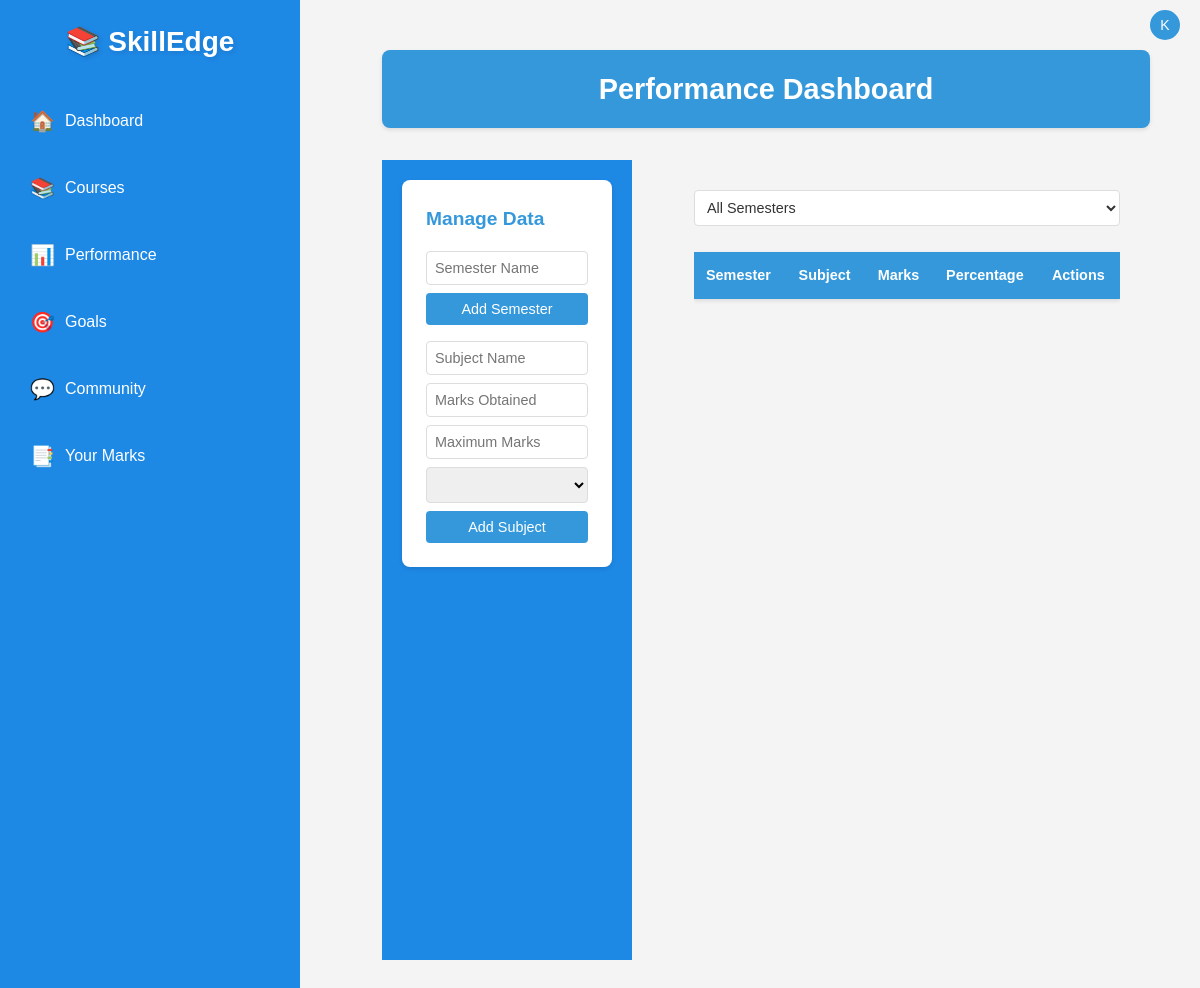
Page /performance/manage/ (signed in) on the earlier database version.
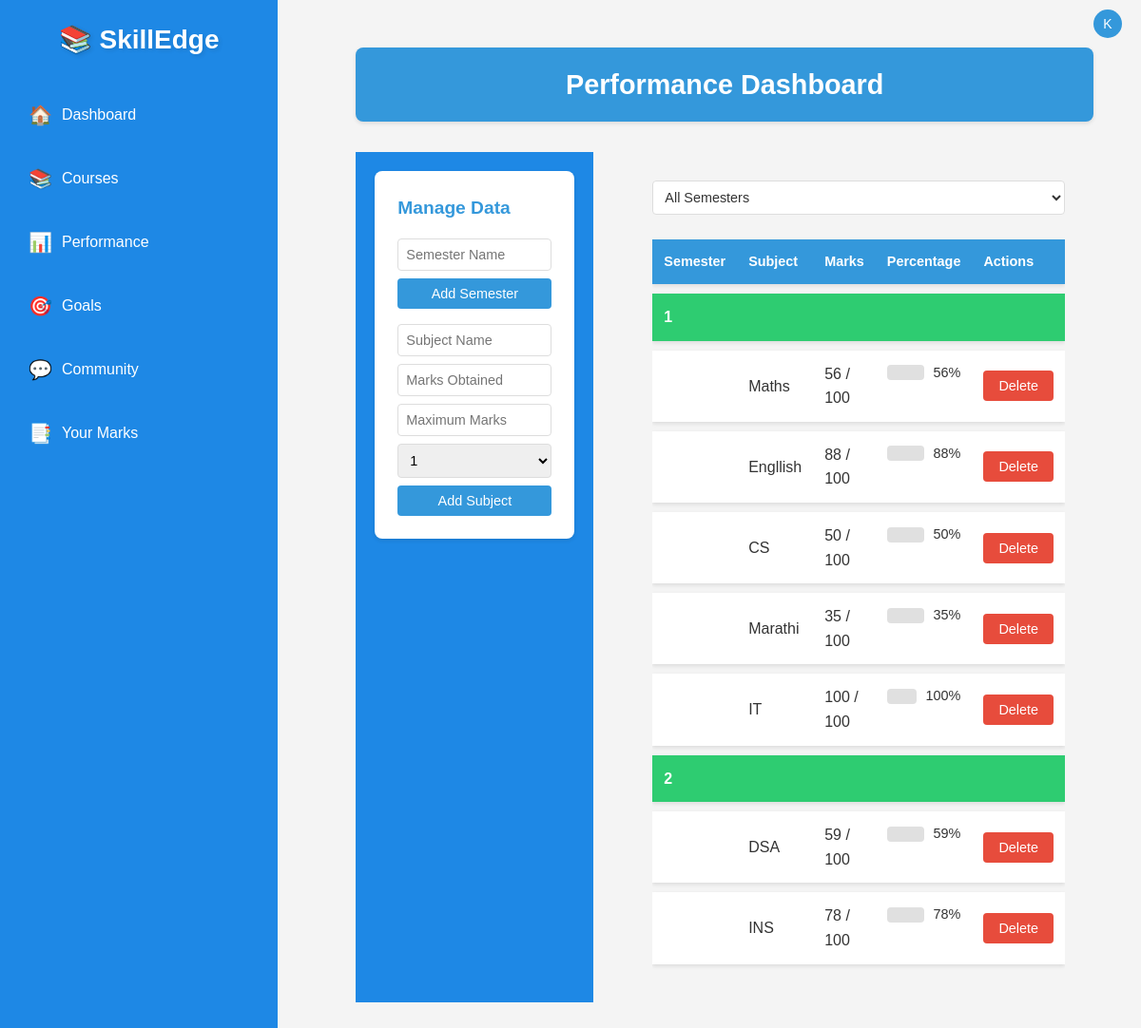
Same page on the later database version.
### Performance/models.py (models this page shows, shortened)
class Semester(models.Model):
    user = models.ForeignKey(User, on_delete=models.CASCADE)
    name = models.CharField(max_length=100)
    created_at = models.DateTimeField(auto_now_add=True)

class Subject(models.Model):
    semester = models.ForeignKey(Semester, on_delete=models.CASCADE, related_name="subjects")
    name = models.CharField(max_length=100)
    max_marks = models.IntegerField()
    obtained_marks = models.IntegerField(null=True, blank=True)

### Performance/views.py (the view, shortened to what this page needs)
# urls.py: path('manage/', views.manage_performance, name='manage_performance'),
def manage_performance(request):
    semesters = Semester.objects.filter(user=request.user)
    semester_form = SemesterForm()
    subject_form = SubjectForm()
    return render(request, 'performance/add_performance_data.html', {
        'semesters': semesters,
        'semester_form': semester_form,
        'subject_form': subject_form,
    })

### Performance/forms.py
class SemesterForm(forms.ModelForm):
    class Meta:
        model = Semester
        fields = ['name']

class SubjectForm(forms.ModelForm):
    class Meta:
        model = Subject
        fields = ['name', 'max_marks', 'obtained_marks']

### Performance/templates/performance/add_performance_data.html (shortened to what this page needs)
{% extends 'base.html' %}
{% block content %}
<div class="container">
    <header class="header">
        <h1>Performance Dashboard</h1>
    </header>
    <div class="dashboard">
        <aside class="sidebar">
            <div class="widget">
                <h2>Manage Data</h2>
                <form method="post" class="form">
                    <input type="text" name="name" placeholder="Semester Name" required>
                    <button type="submit" name="add_semester" class="btn btn-primary">Add Semester</button>
                </form>
                <form method="post" class="form">
                    <input type="text" name="name" placeholder="Subject Name" required>
                    <input type="number" name="obtained_marks" placeholder="Marks Obtained" required>
                    <input type="number" name="max_marks" placeholder="Maximum Marks" required>
                    <select name="semester_id">
                        {% for semester in semesters %}
                        <option value="{{ semester.id }}">{{ semester.name }}</option>
                        {% endfor %}
                    </select>
                    <button type="submit" name="add_subject" class="btn btn-primary">Add Subject</button>
                </form>
            </div>
        </aside>
        <main class="main-content">
            <div class="table-responsive">
                <select id="semester-filter" onchange="filterSemester(this.value)">
                    <option value="all">All Semesters</option>
                </select>
                <table class="performance-table">
                    <thead>
                        <tr>
                            <th>Semester</th>
                            <th>Subject</th>
                            <th>Marks</th>
                            <th>Percentage</th>
                            <th>Actions</th>
                        </tr>
                    </thead>
                    <tbody>
                        {% for semester in semesters %}
                            <tr class="semester-row" data-semester="{{ semester.id }}">
                                <td colspan="5">{{ semester.name }}</td>
                            </tr>
                            {% for subject in semester.subjects.all %}
                            <tr data-semester="{{ semester.id }}">
                                <td></td>
                                <td>{{ subject.name }}</td>
                                <td>{{ subject.obtained_marks }} / {{ subject.max_marks }}</td>
                                <td class="percentage">
                                    <div class="progress-bar">
                                    </div>
                                    <span>{% widthratio subject.obtained_marks subject.max_marks 100 %}%</span>
                                </td>
                                <td>
                                    <form action="{% url 'delete_subject' subject.id %}" method="post" style="display:inline;">
                                        <button type="submit" onclick="return confirm('Are you sure you want to delete this subject?')" class="btn btn-danger">Delete</button>
                                    </form>
                                </td>
                            </tr>
                            {% endfor %}
                        {% endfor %}
                    </tbody>
                </table>
            </div>
        </main>
    </div>
</div>
{% endblock %}

Differences in the rows shown:
added Semester: name "1"
added Subject: name "Maths", obtained_marks "56", max_marks "100", obtained_marks+max_marks "56", shown under "1"
added Subject: name "Engllish", obtained_marks "88", max_marks "100", obtained_marks+max_marks "88", shown under "1"
added Subject: name "CS", obtained_marks "50", max_marks "100", obtained_marks+max_marks "50", shown under "1"
added Subject: name "Marathi", obtained_marks "35", max_marks "100", obtained_marks+max_marks "35", shown under "1"
added Subject: name "IT", obtained_marks "100", max_marks "100", obtained_marks+max_marks "100", shown under "1"
added Semester: name "2"
added Subject: name "DSA", obtained_marks "59", max_marks "100", obtained_marks+max_marks "59", shown under "2"
added Subject: name "INS", obtained_marks "78", max_marks "100", obtained_marks+max_marks "78", shown under "2"
Other differences:
form field semester_id: (not shown) → "1"
